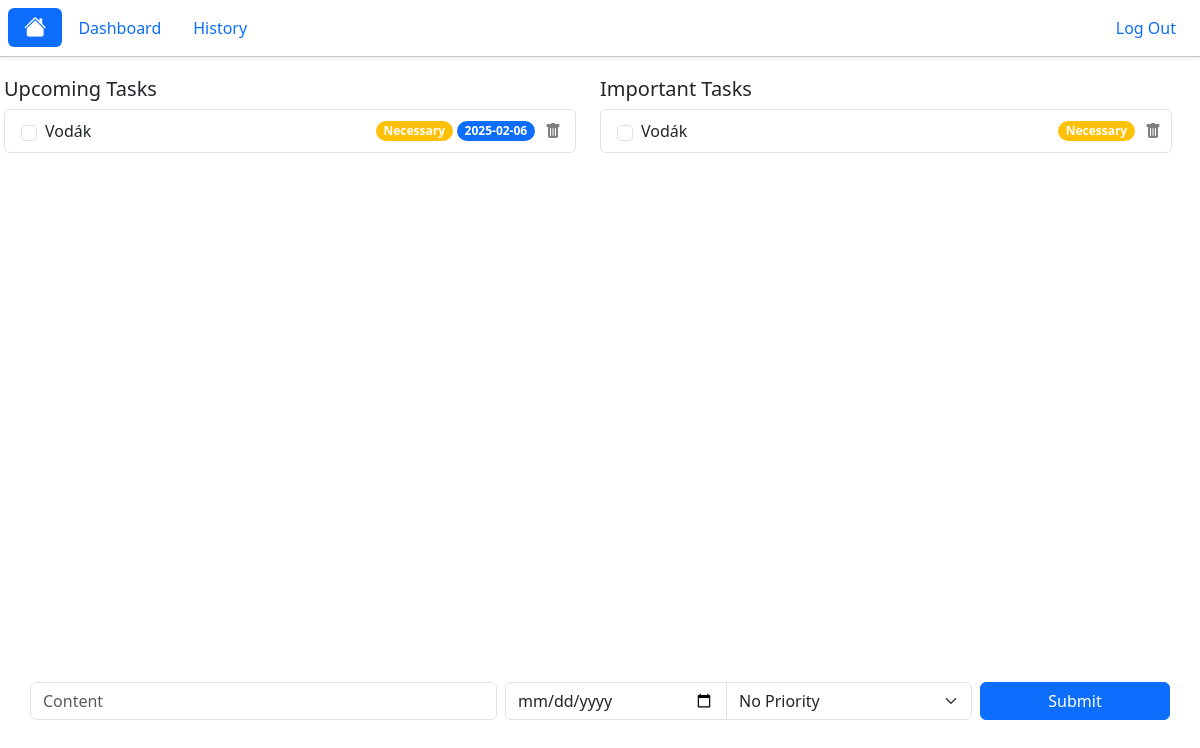
Page / (signed in) on the committed database.
### tables this page shows
CREATE TABLE tasks (
id INTEGER PRIMARY KEY AUTOINCREMENT,
user_id INTEGER,
content TEXT,
creation_date DATETIME DEFAULT CURRENT_TIMESTAMP,
due_date TEXT,
priority INTEGER,
status TEXT DEFAULT 'pending');

### app.py (the view)
@app.route("/", methods=['GET', 'POST'])
def index():
    if request.method == 'POST':
        content = request.form.get('content')
        date = request.form.get('date')
        priority = request.form.get('priority')
        if not content or len(content) > 60:
            return redirect('/')
        db.execute("INSERT INTO tasks (user_id, content, due_date, priority) VALUES(?, ?, ?, ?)",
                   session['user_id'], content, date, priority)
        return redirect('/')
    elif session.get('user_id'):
        upcoming_tasks = db.execute("SELECT id, content, due_date, priority FROM tasks WHERE user_id = ? AND status == 'pending' ORDER BY due_date == '', due_date ASC", session["user_id"])
        important_tasks = db.execute("SELECT id, content, priority FROM tasks WHERE user_id = ? AND priority != '' AND status == 'pending' ORDER BY priority DESC", session["user_id"])
        return render_template("index.html", upcoming_tasks=upcoming_tasks, important_tasks=important_tasks)
    else:
        return render_template("landing.html")

### flask_filters.py (called while the page is built)
def priority_text_bg_color(priority):
    if priority == 3:
        return 'text-bg-danger'
    elif priority == 2:
        return 'text-white bg-warning'
    elif priority == 1:
        return 'text-bg-success'
    else:
        return ''

def format_priority(priority):
    if priority == 3:
        return 'Critical'
    elif priority == 2:
        return 'Necessary'
    elif priority == 1:
        return 'Optional'
    else:
        return priority

### templates/index.html (shortened to what this page needs)
{% extends 'layout.html' %}
{% block body %}
<div class="p-1 row position-relative start-50 translate-middle-x w-100" id="home_tasks">
    <div class="col-12 col-md-6 mt-3" id="upcoming_tasks">
        <h5>Upcoming Tasks</h5>
        <form action="/" method="post">
            <ul class="list-group">
                {% for task in upcoming_tasks %}
                    <li class="list-group-item d-flex align-items-center pe-2">
                        <input class="form-check-input me-2 task-checkbox" type="checkbox" id="task{{ task.id }}"
                        value="{{ task.id }}">
                        <label class="form-check-label me-auto text-truncate" for="task{{ task.id }}">{{ task.content }}</label>
                        {% if task.priority %}
                            <span class="badge {{ task.priority | priority_text_bg_color }} rounded-pill">{{ task.priority | format_priority }}</span>
                        {% endif %}
                        <span class="badge
                        {% if task.priority %}
                            ms-1
                        {% endif %}
                        text-bg-primary rounded-pill">{{ task.due_date }}</span>
                        <button class="task-cancel" id="task{{ task.id }}" value="{{ task.id }}"><i class="bi bi-trash-fill text-black-50"></i></button>
                    </li>
                {% endfor %}
            </ul>
        </form>
    </div>
    <div class="col-12 col-md-6 mt-3">
        <h5>Important Tasks</h5>
        <form action="/" method="post">
            <ul class="list-group">
                {% for task in important_tasks %}
                    <li class="list-group-item d-flex align-items-center pe-1">
                        <input class="form-check-input me-2 task-checkbox" type="checkbox" id="task{{ task.id }}"
                        value="{{ task.id }}">
                        <label class="form-check-label me-auto" for="task{{ task.id }}">{{ task.content }}</label>
                        <span class="badge {{ task.priority | priority_text_bg_color }} rounded-pill">{{ task.priority | format_priority }}</span>
                        <button class="task-cancel" id="task{{ task.id }}" value="{{ task.id }}"><i class="bi bi-trash-fill text-black-50"></i></button>
                    </li>
                {% endfor %}
            </ul>
        </form>
    </div>
</div>
<div class="container position-fixed start-50 translate-middle-x w-100" id="add_box">
    <form action="/" method="post" class="w-auto">
        <div class="row">
            <div class="col-12 col-md-5 p-0 pe-md-2 mt-2">
                <input class="form-control w-100" type="text" name="content" placeholder="Content" required autocomplete="off" autofocus>
            </div>
            <div class="col-12 col-md-5 p-0 pe-md-2 mt-2">
                <div class="input-group w-100">
                    <input type="date" class="form-control" name="date">
                    <select class="form-select" name="priority">
                        <option selected disabled>No Priority</option>
                    </select>
                </div>
            </div>
            <div class="col-12 col-md-2 p-0 mt-2">
                <button class="btn btn-primary w-100" type="submit">Submit</button>
            </div>
        </div>
    </form>
</div>
{% endblock %}

### static/style.css (style rules this page uses)
#add_box { bottom: 10vh; }
#home_tasks { margin-bottom: 140px; }
.task-cancel { border: none; background: none; margin-left: 0.25rem; }

### rows in the picture
tasks: content "Vodák", priority "Necessary", due_date "2025-02-06", {{ task.id }} 68 (drawn)
